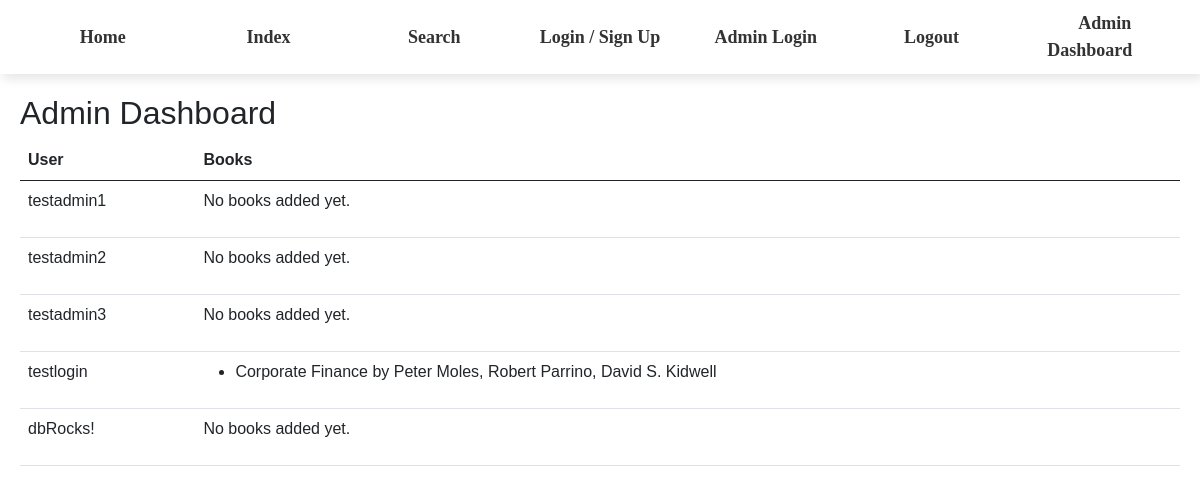
Before: /admin_dashboard (signed in) with the older database file.
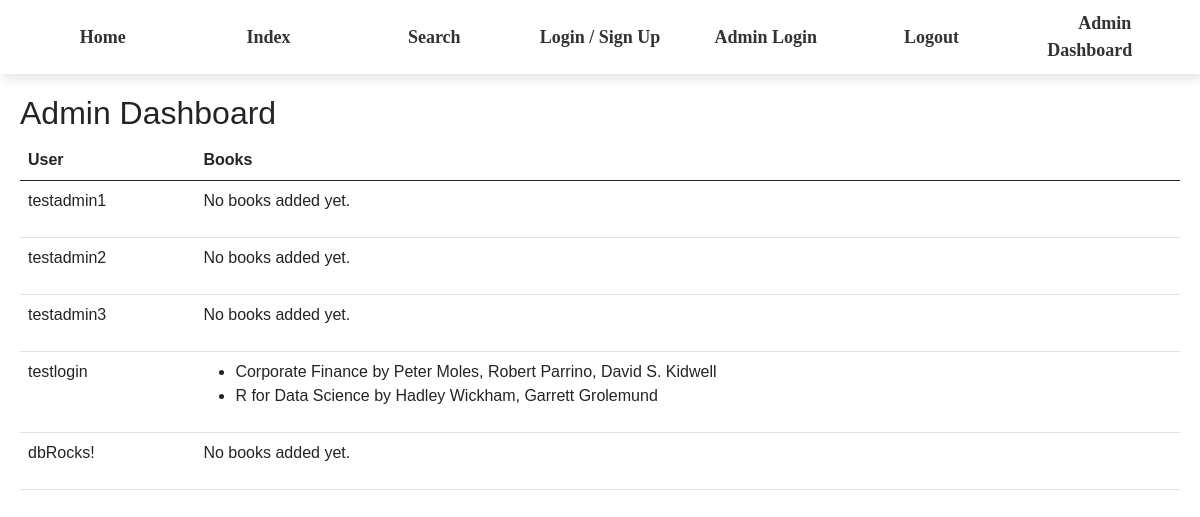
After: the same page with the newer database file.
### models/models.py (models this page shows, shortened)
class User(UserMixin, db.Model):
    id = db.Column(db.Integer, primary_key=True)
    username = db.Column(db.String(80), unique=True, nullable=False)
    password = db.Column(db.String(200), nullable=False)
    is_admin = db.Column(db.Boolean, default=False)  # Admin flag
    books = db.relationship('Book', back_populates='user')

class Book(db.Model):
    id = db.Column(db.Integer, primary_key=True)
    title = db.Column(db.String(255))
    author = db.Column(db.String(255))
    description = db.Column(db.String(500))
    user_id = db.Column(db.Integer, db.ForeignKey('user.id'), nullable=False)
    thumbnail = db.Column(db.String(255), nullable=True)
    rating = db.Column(db.Float, nullable=True)
    order_index = db.Column(db.Integer)  # New column to store the order index
    user = db.relationship('User', back_populates='books')

### app.py (the view)
@app.route('/admin_dashboard')
@login_required
def admin_dashboard():
    if not current_user.is_admin:
        flash('Access denied. Admins only.', 'danger')
        return redirect(url_for('index'))
    users = User.query.all()
    user_books = {user.id: Book.query.filter_by(user_id=user.id).all() for user in users}
    return render_template('admin_dashboard.html', users=users, user_books=user_books)

### app.py (called while the page is built)
@login_manager.user_loader
def load_user(user_id):
    return User.query.get(int(user_id))

### templates/admin_dashboard.html (shortened to what this page needs)
<!DOCTYPE html>
<html lang="en">
<head>
    <link rel="stylesheet" href="https://cdn.jsdelivr.net/npm/bootstrap@5.1.0/dist/css/bootstrap.min.css">
</head>
<body>
{% extends 'template.html' %}
{% block content %}
<h2>Admin Dashboard</h2>
{% if users %}
    <table class="table">
        <thead>
            <tr>
                <th>User</th>
                <th>Books</th>
            </tr>
        </thead>
        <tbody>
            {% for user in users %}
                <tr>
                    <td>{{ user.username }}</td>
                    <td>
                        {% if user_books[user.id] %}
                            <ul>
                                {% for book in user_books[user.id] %}
                                    <li>{{ book.title }} by {{ book.author }}</li>
                                {% endfor %}
                            </ul>
                        {% else %}
                            <p>No books added yet.</p>
                        {% endif %}
                    </td>
                </tr>
            {% endfor %}
        </tbody>
    </table>
{% else %}
    <p>No users found.</p>
{% endif %}
{% endblock %}

Changed rows visible on the page:
added Book: title "R for Data Science", author "Hadley Wickham, Garrett Grolemund", shown under User "testlogin"
